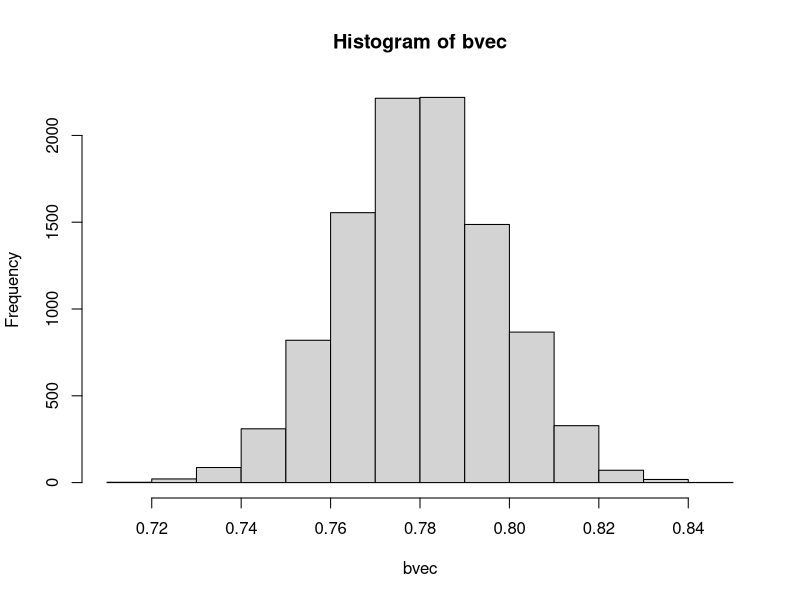

Write the R code that produced this figure.

##Sampling Distribution of betas and related content

getse <- function(linmod, x) { #defining a helper function to calculate SEs because I don't know how to pull out of lm object
  varest = sum(linmod$residuals^2) / (length(linmod$residuals) - length(linmod$coefficients))
  seb = sqrt(varest/sum((x - mean(x))^2))
}

bvec = c() #bs will go here
sevec = c() #SEs will go here


for (p in 1:10000) {
  print(sprintf("sample No. %s", p)) #Print the sample number 
  set.seed(123*p) #set seed
  x = rnorm(100, 0, .876) #sim X
  y = rnorm(100, x*.78, .15) #sim Y based on linear relationship with X (no intercept to make things easy)
  bvec = c(bvec, lm(y ~ x)$coefficients[[2]]) #run regression model, save b value
  sevec = c(sevec, getse(lm(y~x), x)) #calculate SE from regression model
}

hist(bvec) #note where most of the values fall
mean(bvec) #equals our sample value
sd(bvec) #note the standard deviation of our sampling distribution
summary(lm(y~x)) #compare that to the value of SE fron the model, our best estimate of b's sampling var
mean(sevec); median(sevec); range(sevec) #how do we do on average? Also, notice the variability in the very estimates of sampling variability 

##R square v adjusted R square example

set.seed(123) #set seed
x1 = runif(100000, 1, 5) #sim X1
x2 = runif(100000, 1, 5)
x3 = runif(100000, 1, 5)
#y = rnorm(100, x*.41, .75) #sim 
y = 1.2 + (.47*x1) + (.2*x2) + (.731*x3)  + rnorm(100000, 0, 1)

mod = lm(y~x1+x2+x3)
summary(mod)

summary(mod)$r.squared #pull out r squared
summary(mod)$adj.r.squared  # if you wanted to pull out adjusted r squared


r2_50 = c()
adjr2_50 = c()
for (i in 1:5000) {
  
  set.seed(i*i)
  xi1 = runif(50, 1, 5) #sim X1
  xi2 = runif(50, 1, 5)
  xi3 = runif(50, 1, 5)
  #y = rnorm(100, x*.41, .75) #sim 
  yi = 1.2 + (.47*xi1) + (.2*xi2) + (.731*xi3)  + rnorm(50, 0, 1)
  
  r2_50 = c(r2_50,summary(lm(yi~xi1+xi2+xi3))$r.squared)
  adjr2_50 = c(adjr2_50,summary(lm(yi~xi1+xi2+xi3))$adj.r.squared)
  
}


r2_125 = c()
adjr2_125 = c()
for (i in 1:5000) {
  
  set.seed(i*i)
  xi1 = runif(125,1, 5) #sim X1
  xi2 = runif(125,1, 5)
  xi3 = runif(125,1, 5)
  #y = rnorm(100, x*.41, .75) #sim 
  yi = 1.2 + (.47*xi1) + (.2*xi2) + (.731*xi3)  + rnorm(125, 0, 1)
  
  r2_125 = c(r2_125,summary(lm(yi~xi1+xi2+xi3))$r.squared)
  adjr2_125 = c(adjr2_125,summary(lm(yi~xi1+xi2+xi3))$adj.r.squared)
  
}


r2_200 = c()
adjr2_200 = c()
for (i in 1:5000) {
  
  set.seed(i*i)
  xi1 = runif(200, 1, 5) #sim X1
  xi2 = runif(200, 1, 5)
  xi3 = runif(200, 1, 5)
  #y = rnorm(100, x*.41, .75) #sim 
  yi = 1.2 + (.47*xi1) + (.2*xi2) + (.731*xi3)  + rnorm(200, 0, 1)
  
  r2_200 = c(r2_200,summary(lm(yi~xi1+xi2+xi3))$r.squared)
  adjr2_200 = c(adjr2_200,summary(lm(yi~xi1+xi2+xi3))$adj.r.squared)
  
}

r2_500 = c()
adjr2_500 = c()
for (i in 1:5000) {
  
  set.seed(i*i)
  xi1 = runif(500, 1, 5) #sim X1
  xi2 = runif(500, 1, 5)
  xi3 = runif(500, 1, 5)
  #y = rnorm(100, x*.41, .75) #sim 
  yi = 1.2 + (.47*xi1) + (.2*xi2) + (.731*xi3)  + rnorm(500, 0, 1)
  
  r2_500 = c(r2_500,summary(lm(yi~xi1+xi2+xi3))$r.squared)
  adjr2_500 = c(adjr2_500,summary(lm(yi~xi1+xi2+xi3))$adj.r.squared)
  
}























